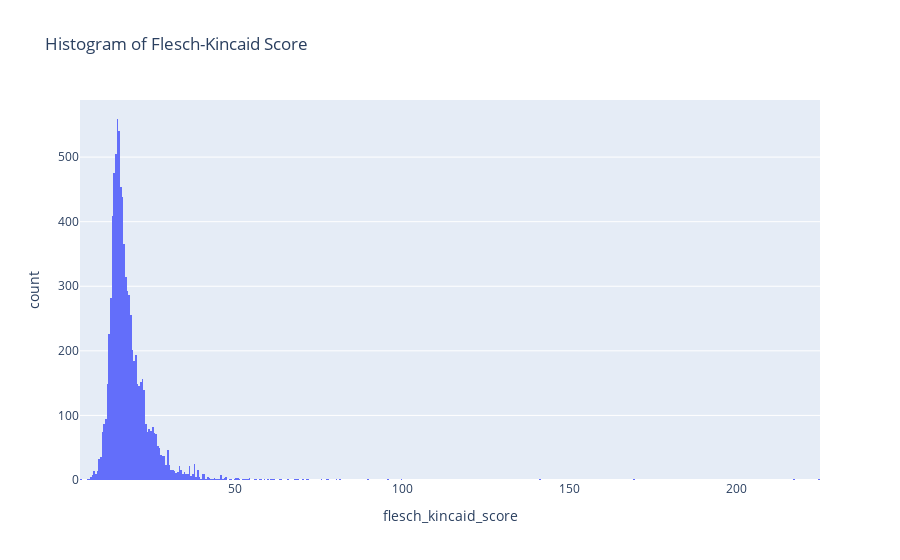

Notebook cell for this chart:
### Code cell
import plotly.express as px
df["flesch_kincaid_score"] = df.text.apply(lambda x : textstat.textstat.flesch_kincaid_grade(x))
fig = px.histogram(df, x="flesch_kincaid_score", title = "Histogram of Flesch-Kincaid Score")
fig.show()

### Figure 1 — Plotly figure (JSON) as saved in the notebook; plotly's stock layout.template omitted (floating-point values rounded to 4 significant figures; data arrays with more than 128 entries replaced by an {"elided": "..."} marker saying what was removed)
{"data": [{"alignmentgroup": "True", "bingroup": "x", "hovertemplate": "flesch_kincaid_score=%{x}<br>count=%{y}<extra></extra>", "legendgroup": "", "marker": {"color": "#636efa", "pattern": {"shape": ""}}, "name": "", "offsetgroup": "", "orientation": "v", "showlegend": false, "type": "histogram", "x": {"elided": "8446 float values"}, "xaxis": "x", "yaxis": "y"}], "layout": {"barmode": "relative", "legend": {"tracegroupgap": 0}, "title": {"text": "Histogram of Flesch-Kincaid Score"}, "xaxis": {"anchor": "y", "domain": [0, 1], "title": {"text": "flesch_kincaid_score"}}, "yaxis": {"anchor": "x", "domain": [0, 1], "title": {"text": "count"}}}}
